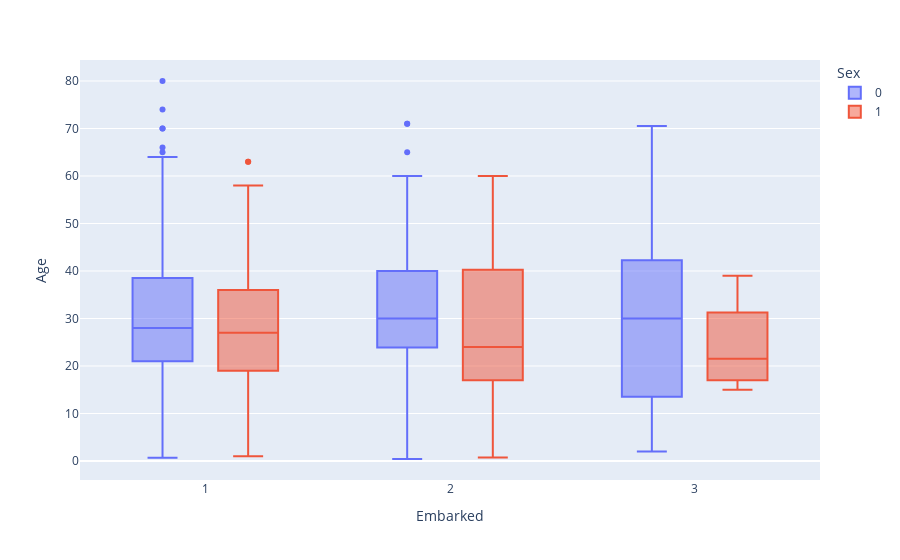

Notebook source saved alongside this figure:
### Markdown cell above
- the age is not normally distributed we can impute nan values with just one single mean-median-mode, we need to check whether age has any relation with other variables

### Code cell
px.box(titanic_cleaned, x = 'Embarked', y = 'Age', color = 'Sex')

### Figure 1 — Plotly figure (JSON) as saved in the notebook; plotly's stock layout.template omitted (floating-point values rounded to 4 significant figures; data arrays with more than 128 entries replaced by an {"elided": "..."} marker saying what was removed)
{"data": [{"alignmentgroup": "True", "hovertemplate": "Sex=0<br>Embarked=%{x}<br>Age=%{y}<extra></extra>", "legendgroup": "0", "marker": {"color": "#636efa"}, "name": "0", "notched": false, "offsetgroup": "0", "orientation": "v", "showlegend": true, "type": "box", "x": {"elided": "577 int values"}, "x0": " ", "xaxis": "x", "y": {"elided": "577 float values"}, "y0": " ", "yaxis": "y"}, {"alignmentgroup": "True", "hovertemplate": "Sex=1<br>Embarked=%{x}<br>Age=%{y}<extra></extra>", "legendgroup": "1", "marker": {"color": "#EF553B"}, "name": "1", "notched": false, "offsetgroup": "1", "orientation": "v", "showlegend": true, "type": "box", "x": {"elided": "314 int values"}, "x0": " ", "xaxis": "x", "y": {"elided": "314 float values"}, "y0": " ", "yaxis": "y"}], "layout": {"boxmode": "group", "legend": {"title": {"text": "Sex"}, "tracegroupgap": 0}, "margin": {"t": 60}, "xaxis": {"anchor": "y", "domain": [0, 1], "title": {"text": "Embarked"}}, "yaxis": {"anchor": "x", "domain": [0, 1], "title": {"text": "Age"}}}}
